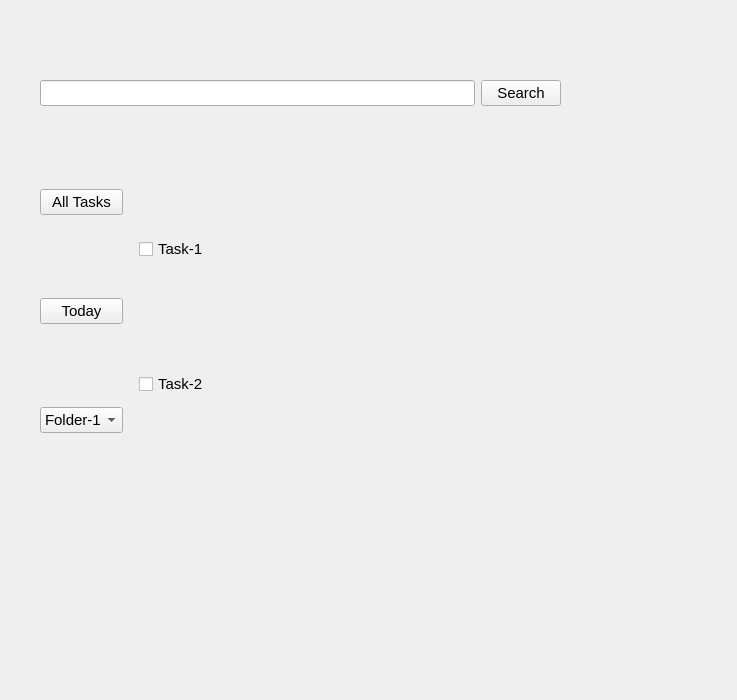
<?xml version="1.0" encoding="UTF-8"?>
<ui version="4.0">
 <class>MainWindow</class>
 <widget class="QMainWindow" name="MainWindow">
  <property name="geometry">
   <rect>
    <x>0</x>
    <y>0</y>
    <width>737</width>
    <height>700</height>
   </rect>
  </property>
  <property name="minimumSize">
   <size>
    <width>500</width>
    <height>500</height>
   </size>
  </property>
  <property name="windowTitle">
   <string>MainWindow</string>
  </property>
  <property name="styleSheet">
   <string notr="true">Search
font: 11pt &quot;MS Shell Dlg 2&quot;;</string>
  </property>
  <widget class="QWidget" name="centralwidget">
   <widget class="QWidget" name="gridLayoutWidget">
    <property name="geometry">
     <rect>
      <x>40</x>
      <y>80</y>
      <width>521</width>
      <height>431</height>
     </rect>
    </property>
    <layout class="QGridLayout" name="gridLayout">
     <item row="1" column="0">
      <layout class="QVBoxLayout" name="Oprions">
       <item>
        <widget class="QPushButton" name="pushButton_3">
         <property name="sizePolicy">
          <sizepolicy hsizetype="Minimum" vsizetype="Fixed">
           <horstretch>0</horstretch>
           <verstretch>0</verstretch>
          </sizepolicy>
         </property>
         <property name="font">
          <font>
           <pointsize>11</pointsize>
          </font>
         </property>
         <property name="text">
          <string>All Tasks</string>
         </property>
        </widget>
       </item>
       <item>
        <widget class="QPushButton" name="pushButton_2">
         <property name="font">
          <font>
           <pointsize>11</pointsize>
          </font>
         </property>
         <property name="text">
          <string>Today</string>
         </property>
        </widget>
       </item>
       <item>
        <widget class="QComboBox" name="comboBox">
         <property name="font">
          <font>
           <pointsize>11</pointsize>
          </font>
         </property>
         <property name="currentText">
          <string>Folder-1</string>
         </property>
         <item>
          <property name="text">
           <string>Folder-1</string>
          </property>
          <property name="icon">
           <iconset theme="hello"/>
          </property>
         </item>
         <item>
          <property name="text">
           <string>Folder-2</string>
          </property>
         </item>
         <item>
          <property name="text">
           <string>Folder-3</string>
          </property>
         </item>
        </widget>
       </item>
      </layout>
     </item>
     <item row="0" column="0" colspan="2">
      <layout class="QHBoxLayout" name="SearchBar">
       <item>
        <widget class="QLineEdit" name="lineEdit">
         <property name="font">
          <font>
           <pointsize>11</pointsize>
          </font>
         </property>
         <property name="text">
          <string/>
         </property>
        </widget>
       </item>
       <item>
        <widget class="QPushButton" name="pushButton">
         <property name="font">
          <font>
           <pointsize>11</pointsize>
          </font>
         </property>
         <property name="text">
          <string>Search</string>
         </property>
        </widget>
       </item>
      </layout>
     </item>
     <item row="1" column="1">
      <widget class="QStackedWidget" name="stackedWidget_2">
       <property name="currentIndex">
        <number>0</number>
       </property>
       <widget class="QWidget" name="Page2_2">
        <widget class="QWidget" name="verticalLayoutWidget_2">
         <property name="geometry">
          <rect>
           <x>10</x>
           <y>20</y>
           <width>421</width>
           <height>371</height>
          </rect>
         </property>
         <layout class="QVBoxLayout" name="verticalLayout">
          <item>
           <widget class="QCheckBox" name="checkBox">
            <property name="font">
             <font>
              <pointsize>11</pointsize>
             </font>
            </property>
            <property name="text">
             <string>Task-1</string>
            </property>
           </widget>
          </item>
          <item>
           <widget class="QCheckBox" name="checkBox_2">
            <property name="font">
             <font>
              <pointsize>11</pointsize>
             </font>
            </property>
            <property name="text">
             <string>Task-2</string>
            </property>
           </widget>
          </item>
         </layout>
        </widget>
       </widget>
      </widget>
     </item>
    </layout>
   </widget>
  </widget>
 </widget>
 <resources/>
 <connections/>
 <designerdata>
  <property name="gridDeltaX">
   <number>10</number>
  </property>
  <property name="gridDeltaY">
   <number>10</number>
  </property>
  <property name="gridSnapX">
   <bool>true</bool>
  </property>
  <property name="gridSnapY">
   <bool>true</bool>
  </property>
  <property name="gridVisible">
   <bool>true</bool>
  </property>
 </designerdata>
</ui>
